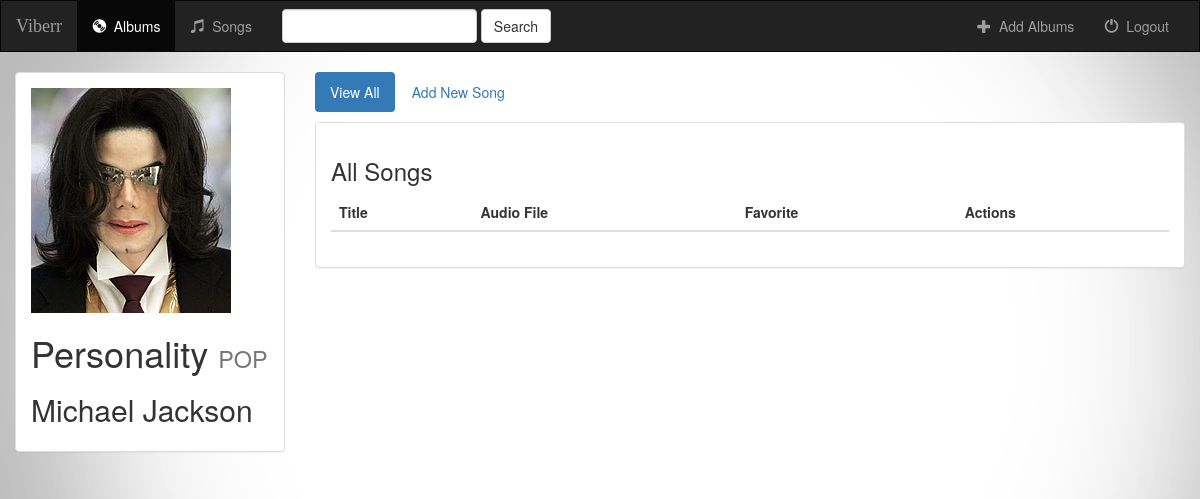
/music/11/, run on the app's committed database.
### music/models.py (models this page shows, shortened)
class Album(models.Model):
    artist = models.CharField(max_length=250)
    album_title = models.CharField(max_length=500)
    genre = models.CharField(max_length=100)
    album_logo = models.FileField()
    def __str__(self):
        return self.album_title + ' - ' + self.artist

### music/views.py (the view)
# urls.py: url(r'^(?P<pk>[0-9]+)/$', views.DetailView.as_view(), name='detail'),
class DetailView(generic.DetailView):
    model = Album
    template_name = 'music/detail.html'

### music/templates/music/detail.html (shortened to what this page needs)
{% extends 'music/base.html' %}
{% block body %}
<div class="container-fluid songs-container">
    <div class="row">
        <div class="col-sm-4 col-md-3">
            <div class="panel panel-default">
                <div class="panel-body">
                    <a href="{% url 'music:detail' album.id %}">
                        <img src="{{ album.album_logo.url }}" class="img-responsive">
                    </a>
                    <h1>{{ album.album_title }} <small>{{ album.genre }}</small></h1>
                    <h2>{{ album.artist }}</h2>
                </div>
            </div>
        </div>
        <div class="col-sm-8 col-md-9">
            <ul class="nav nav-pills" style="margin-bottom: 10px;">
                <li role="presentation" class="active"><a href="{% url 'music:detail' album.id %}">View All</a></li>
                <li><a href="#">Add New Song</a></li>
            </ul>
            <div class="panel panel-default">
                <div class="panel-body">
                    <h3>All Songs</h3>
                    <table class="table">
                        <thead>
                        <tr>
                            <th>Title</th>
                            <th>Audio File</th>
                            <th>Favorite</th>
                            <th>Actions</th>
                        </tr>
                        </thead>
                    </table>
                </div>
            </div>
        </div>
    </div>
</div>
{% endblock %}

### music/static/music/style.css (style rules this page uses)
body { background: white url("images/background1.jpg"); }

### data on the page
Album: album_logo (picture), album_title "Personality", genre "POP", artist "Michael Jackson"
